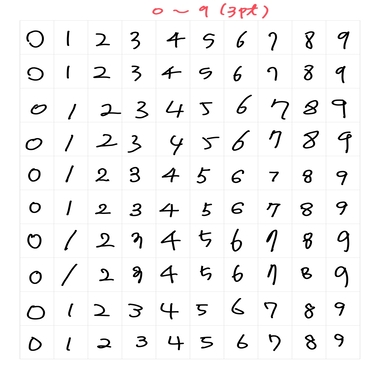
#> input picture dataset/MNIST_image_transform/mnist_handmade_dataset/1.jpg, 380 x 380 px; its folder holds only this picture in this run
$ jupyter execute --allow-errors image2numpy_file.ipynb   (shell and % lines are left out)
#> lines starting #> are read from the running program, lines starting #| are printed output that depends on the picture; after the words box and inside, x2 and y2 are one past the last pixel; in counts of white or black regions, pixels touching at a corner belong together
#> further down, img is the input picture: shape (380, 380, 3); mean B, G, R 243.4, 243.4, 243.7
#> `img=(255-img)`:
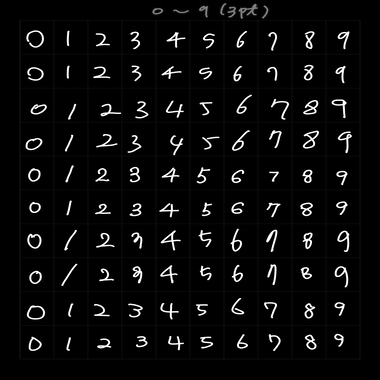
#> img: shape (380, 380); min 0, max 255, mean 11.5
#| 380 380
#> `img_cl=cv2.adaptiveThreshold(img,1,cv2.ADAPTIVE_THRESH_MEAN_C,\ cv2.TH..`:
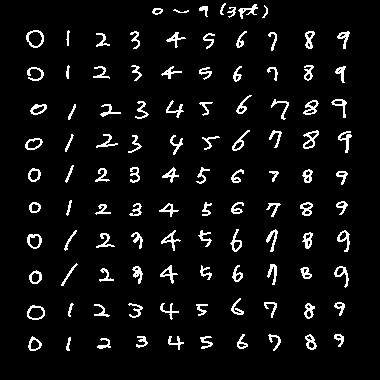
#> img_cl: shape (380, 380); values 0 (black) and 1 (white), 5.8% white in thin lines or dots, all inside (x1, y1, x2, y2) = (25, 3, 352, 351)
#> the loop `for i in range(num_r):` made 10 passes
#> pass 1, `plt.show()`:
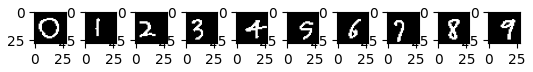
#> figure drawn by matplotlib, 10 panels
#> pass 2, `plt.show()`:
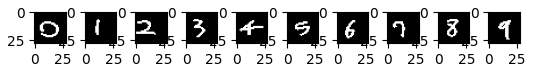
#> figure drawn by matplotlib, 10 panels
[cell 1]
import numpy as np
import matplotlib.pyplot as plt
import cv2
import os

###### parameter #######

# 이미지는 mnist_handmade_dataset folder에 저장. 이미지 파일 이름은 1.jpeg, 2.jpeg, ...
num_c=10 # 문자 column 수
num_r=10 # 문자 row 수
n_image=4 # 한번에 처리할 이미지 파일 수.
# image file name: 0.jpeg, 1.jpeg, ...
#> (the rest of this cell did not finish here and is left out)

[cell 2]
print(img4.shape, img4.dtype)
#| (100, 28, 28) float64
